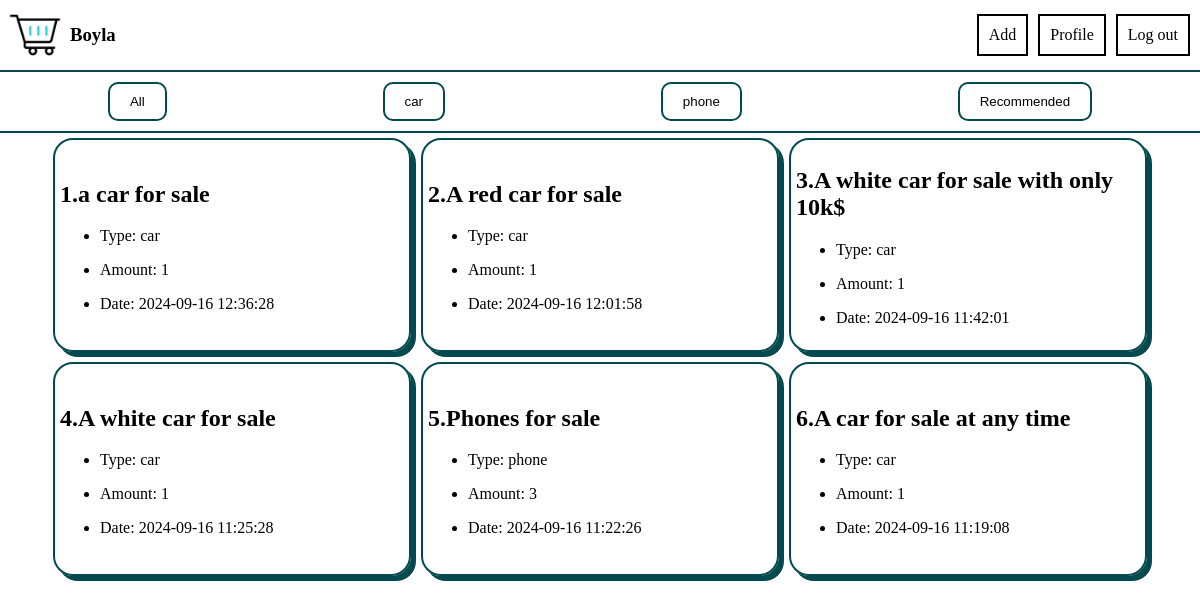
The page / (signed in) on the database its author committed.
### tables this page shows
CREATE TABLE connect(user_id INTEGER , product_id INTEGER , PRIMARY KEY(user_id , product_id) , FOREIGN KEY(user_id) REFERENCES users(id) , FOREIGN KEY(product_id) REFERENCES products(id));

CREATE TABLE products(id INTEGER , type TEXT NOT NULL , price NUMERIC NOT NULL ,description TEXT NOT NULL , product_header TEXT NOT NULL , number INTEGER NOT NULL, date NUMERIC NOT NULL,  PRIMARY KEY(id));

### app.py (the view)
@app.route("/" , methods = ["GET", "POST"])
@login_required
def index():
        session["products"] = ["car" , "phone"]
        if request.method == "GET" or (request.method == "POST" and (request.form.get("category") == "all")):
            products = db.execute("SELECT * FROM products , connect WHERE products.id = connect.product_id ORDER BY date DESC")
        elif request.method == "POST" and request.form.get("category") == "recommend":
            cash = db.execute("SELECT cash FROM users WHERE id = ?" , session.get("id"))[0]["cash"]
            products = db.execute("SELECT * FROM products , connect WHERE products.id = connect.product_id AND price <= ? ORDER BY date DESC" , cash)
        elif request.method == "POST" and request.form.get("category"):
            products = db.execute("SELECT * FROM products , connect WHERE products.id = connect.product_id AND type = ? ORDER BY date DESC" , request.form.get("category"))
        else:
            products = products = db.execute("SELECT * FROM products , connect WHERE products.id = connect.product_id ORDER BY date DESC")
        return render_template("index.html" , products = products , user_id = session.get("id") , category = session.get("products"))

### sub_library.py (called while the page is built)
def login_required(f):
    @wraps(f)
    def log(*args , **kwargs):
        if session.get("exist") == False or not session.get("exist"):
            return redirect("/login")
        return f(*args , **kwargs)
    return log

### templates/index.html (shortened to what this page needs)
{% extends "blueprint.html"%}
{%block header%}
    <form action ="/" method = "post">
            <nav class = "category_navbar">
            <button name = "category" value = "all">All</button>
                {%for product in category%}
                <button name = "category" value = "{{product}}">{{product}}</button>
                {%endfor%}
            <button name = "category" value = "recommend">Recommended</button>
        </nav>
    </form>
{%endblock%}
{% block main %}
    <main id = "index_main">
            {% for product in products %}
            <div class = "product_main_div">
                <a href= "/details/{{product.id}}">
                <div>
                    <h2>{{loop.index}}.{{product.product_header}}</h2>
                    <ul>
                    <li><p>Type: {{product.type}}</p></li>
                    <li><p>Amount: {{product.number}}</p></li>
                    <li><p>Date: {{product.date}}</p></li>
                </ul>
                </div>
            </a>
            </div>
        {%endfor%}
    </main>
{%endblock%}

### templates/blueprint.html (shortened to what this page needs)
<!DOCTYPE html>
<html lang = "en">
    <head>
        <link href = "../static/styles.css" rel ="stylesheet">
    </head>
    <body class = "body_log" id = "other_body">
        <header>
            <nav id = "navbar">
                <a href = "/"><img src = "../static/grocery.gif" alt = "Boyla logo"><h3>Boyla</h3></a>
                <div>
                    <a href = "/add">Add</a>
                    <a href = "/profile">Profile</a>
                    <a href = "/logout">Log out</a>
                </div>
            </nav>
            {%block header%}{%endblock%}
        </header>
        {%block main%}{%endblock%}
    </body>
</html>

### static/styles.css (style rules this page uses)
:root { --theme : #024950 }
#navbar { display:flex; justify-content:space-between; border-bottom: 2px var(--theme) solid; }
body , html { padding:0px; margin:0px; }
.body_log > header > #navbar > div { display:flex; align-items:center; justify-content:center; }
.body_log > header > #navbar > div > a { text-decoration:none; color:black; padding:10px; transition-duration:.5s; transition-property: all; border:2px black solid; margin-right:10px; }
#navbar > a >img { width:70px; height:70px; }
#navbar > a > h3 { color:black; }
#navbar > a { display:flex; justify-content:center; align-items:center; text-decoration:none; }
.category_navbar { display:flex; justify-content:space-around; border-bottom: 2px var(--theme) solid; position:sticky; top:0; }
.category_navbar > button { padding:10px 20px; margin:10px; background-color:white; border:2px var(--theme) solid; cursor:pointer; border-radius:10px; transition-duration:.5s; }
#other_body { display:grid; grid-template-rows:0fr 1fr 0fr; }
#profile_addcash_div > fieldset > form > input , button { width:fit-content; padding:10px; margin:10px; }
#index_main { display:flex; flex-wrap:wrap; justify-content:center; }
.product_main_div > a { color:black; text-decoration:none; }
#index_main >div { display:flex; flex-direction:column; border:2px var(--theme) solid; justify-content:space-around; cursor:pointer; padding:5px; margin:5px; width:43ch; height:200px; border-radius:20px; box-shadow:5px 5px var(--theme); transition-duration:.5s; transition-property:all; }

### rows shown on the page
connect: product_header "a car for sale", type "car", number "1", date "2024-09-16 12:36:28"
connect: product_header "A red car for sale", type "car", number "1", date "2024-09-16 12:01:58"
connect: product_header "A white car for sale with only 10k$", type "car", number "1", date "2024-09-16 11:42:01"
connect: product_header "A white car for sale", type "car", number "1", date "2024-09-16 11:25:28"
connect: product_header "Phones for sale", type "phone", number "3", date "2024-09-16 11:22:26"
connect: product_header "A car for sale at any time", type "car", number "1", date "2024-09-16 11:19:08"

### other values the page prints
{{ product }} "car" "phone"
